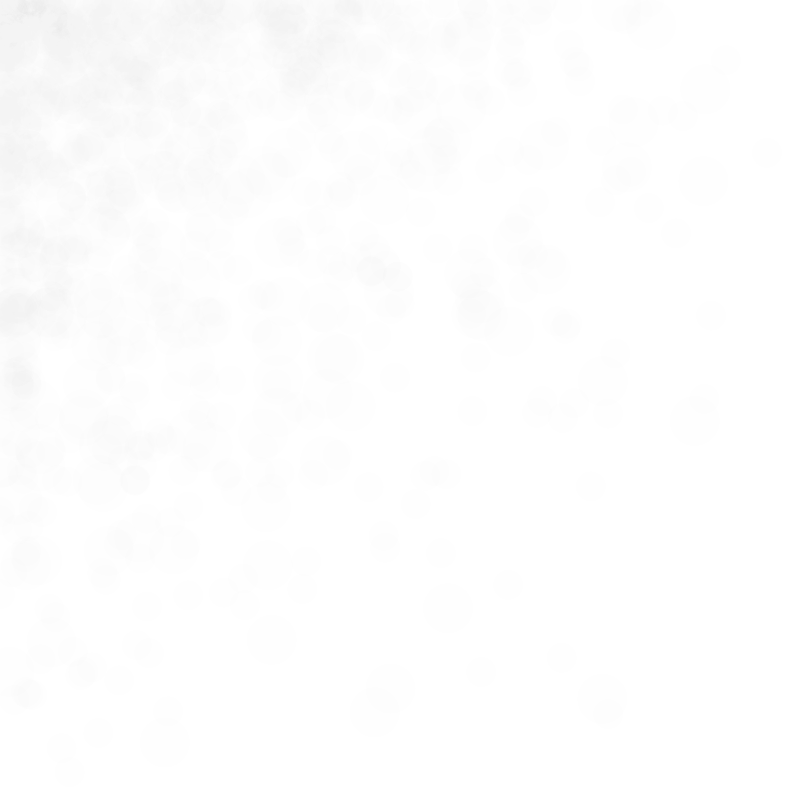
Frame 1 (no input)
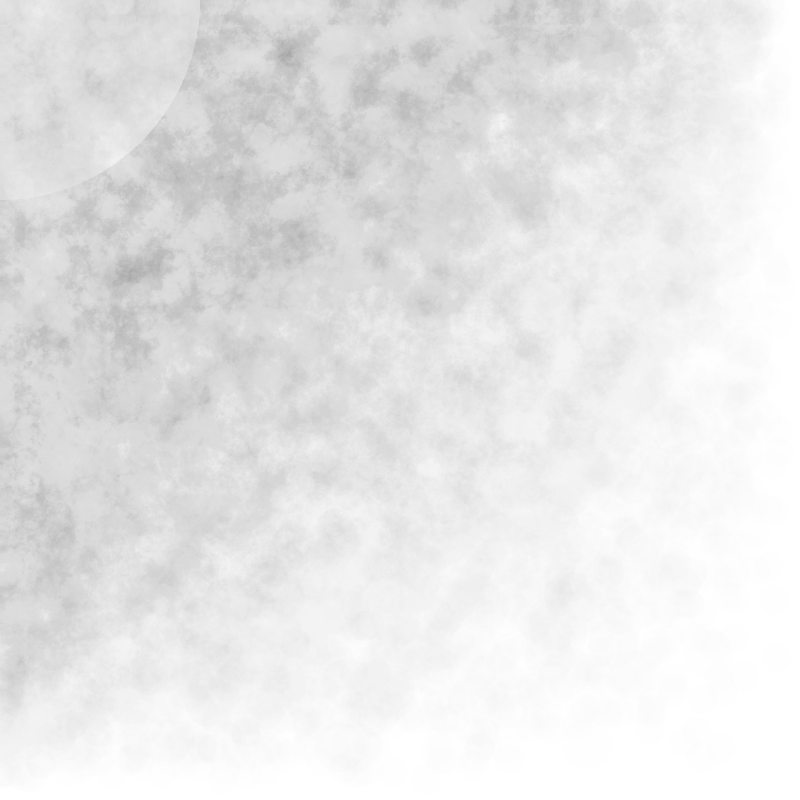
Frame 60 (the mouse pressed at the canvas centre just before this capture)
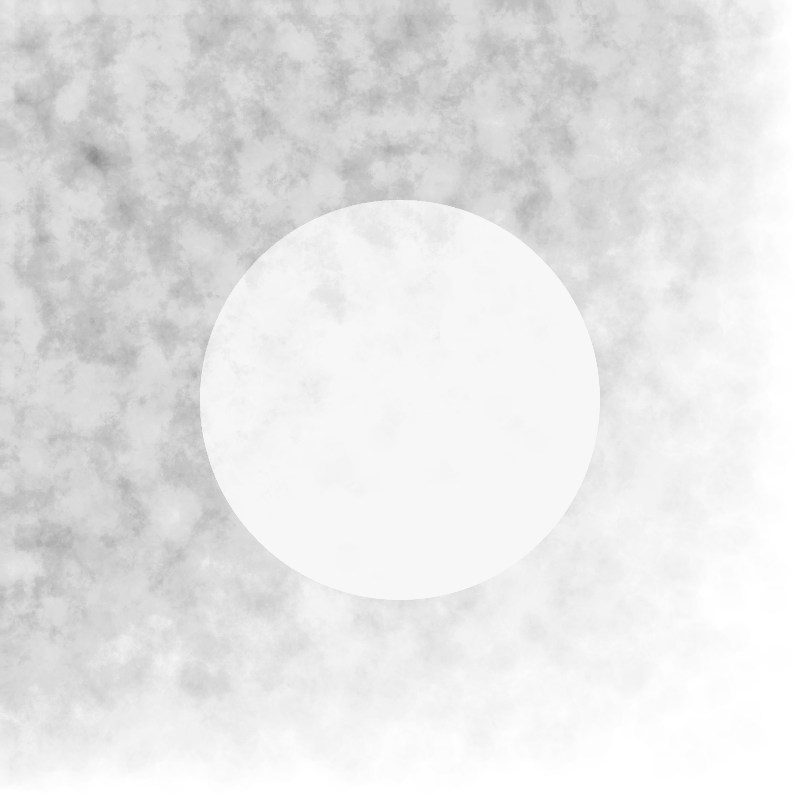
Frame 120 (the mouse held since frame 60 and released just before this capture)

The Processing sketch that drew these frames (run headless with seeded random() and noise(); from frame 60 on, the mouse is pressed at the canvas centre):

// Processing sketch: processing_50294
// ── processing_50294.pde

void setup() {
  size(800,800);
  background(255);
  smooth();
}

void draw() {
  fill(1,1);
  noStroke();
  for(int i = 0; i < width; i += 50) {
    for(int j = 0; j < height; j += 50) {
      ellipse(random(0,i),random(0,j),50,50);
    }
  }
  for(int i = 0; i < width; i += 30) {
    for(int j = 0; j < height; j += 30) {
      ellipse(random(0,i),random(0,j),30,30);
    }
  }
  fill(255,10);
  for(int i = 0; i < width; i += 30) {
    for(int j = 0; j < height; j += 30) {
      ellipse(random(0,i),random(0,j),30,30);
    }
  }
  //filter(BLUR,.1);
  
  fill(255,15);
  ellipse(mouseX,mouseY,400,400);
}
